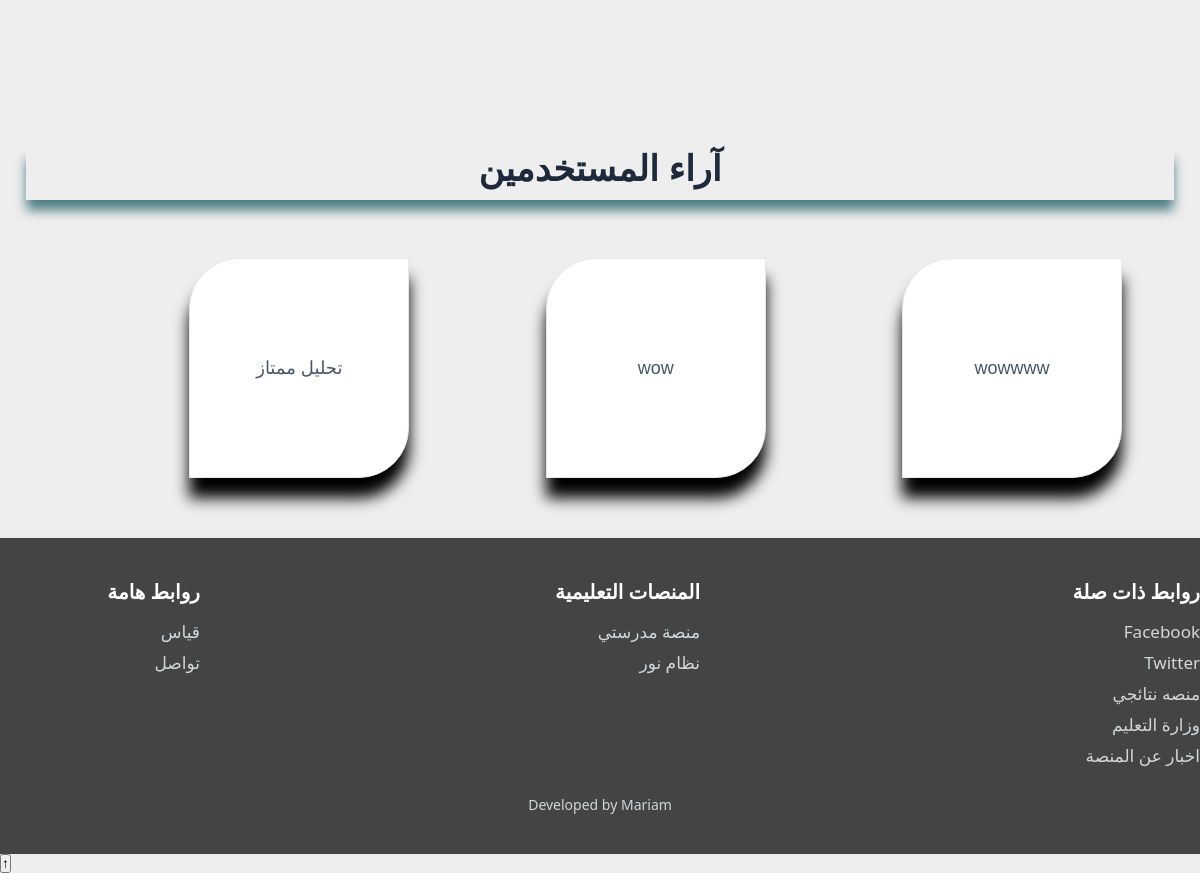
/ (lower part), run on an earlier commit of the app's database.
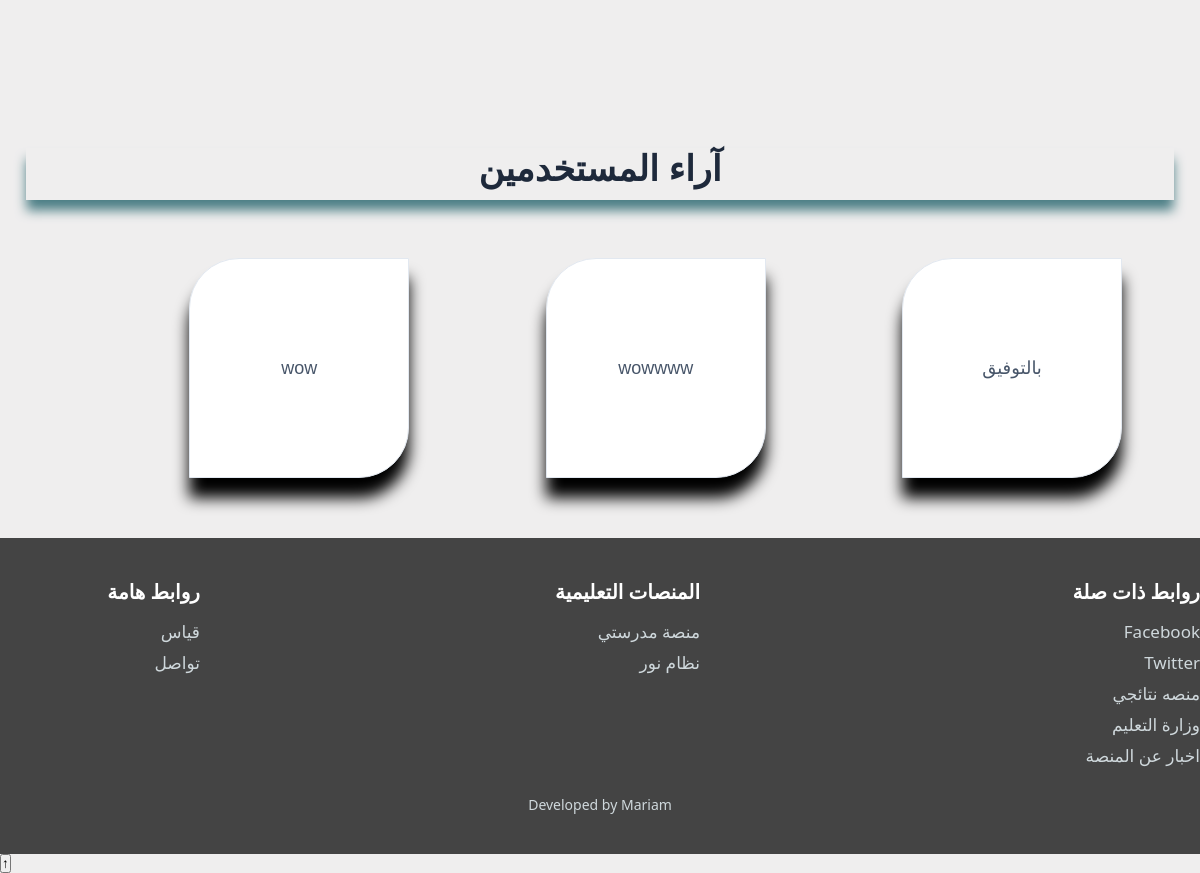
And on a later commit of the database.
### tables this page shows
CREATE TABLE student_feedback (
    id INTEGER PRIMARY KEY AUTOINCREMENT,
    feedback_text TEXT,
    date TEXT
);

### flask_projct.py (the view)
@app.route("/")
def home():
    conn = sqlite3.connect("dbm1.db")
    cursor = conn.cursor()
    cursor.execute( "SELECT  visits  FROM counter WHERE id= 1")
    visits = cursor.fetchone() [0]
    cursor.execute("""
        SELECT feedback_text
        FROM student_feedback
        ORDER BY date DESC
        LIMIT 3
    """)
    feedbacks = cursor.fetchall()
    conn.close()
    return render_template("Home.html" , visits = visits , feedbacks = feedbacks )

### templates/Home.html (shortened to what this page needs)
<!DOCTYPE html>
<html lang="en">
<head>
    <link rel="stylesheet" href="/static/projct2.css">
    <link rel="stylesheet" href="https://cdnjs.cloudflare.com/ajax/libs/font-awesome/7.0.1/css/all.min.css" />
</head>
<body>
</body>
<section id="About">
<div class="continer">
<div class="About1">
<div class="About2">
</div>
<div class="about-con">
</div>
</div>
</section>
<section id ="feedback">
<div class="continer">
<div class="feedback-title">
<h2>آراء المستخدمين</h2>
</div>
{% for feedback in feedbacks %}
    <div class="feedback-card">
        <p>{{ feedback[0] }}</p>
    </div>
{% endfor %}
</div>
</section>
 <footer id="contact">
  <div class="footer-inner">
    <div class="footer-col">
      <h4>روابط ذات صلة</h4>
      <ul>
        <li><a href="https://www.facebook.com/Banein" target="_blank">Facebook</a></li>
        <li><a href="https://x.com/moe_gov_sa" target="_blank">Twitter</a></li>
        <li><a href="https://nataeji.moe.gov.sa/" target="_blank">منصه نتائجي</a></li>
        <li><a href="https://www.moe.gov.sa/ar/Pages/default.aspx" target="_blank">وزارة التعليم</a></li>
        <li><a href="https://www.moe.gov.sa/ar/mediacenter/MOEnews/Pages/default.aspx" target="_blank">اخبار عن المنصة</a></li>
      </ul>
    </div>
    <div class="footer-col">
      <h4>المنصات التعليمية</h4>
      <ul>
        <li><a href="https://schools.madrasati.sa/" target="_blank">منصة مدرستي</a></li>
        <li><a href="https://noor.moe.gov.sa/Noor/EduWaveLanding/Home.aspx" target="_blank">نظام نور</a></li>
      </ul>
    </div>
    <div class="footer-col">
      <h4>روابط هامة</h4>
      <ul>
        <li><a href="https://e-services.etec.gov.sa/Qiyas.TRAS.Web.Internet/Account/Index"target="_blank" >قياس</a></li>
        <li><a href="https://moe.gov.sa/ar/aboutus/Portal/Application/Pages/tawasul.aspx" target="_blank">تواصل</a></li>
      </ul>
    </div>
  </div>
<div class="footer-bottom">
    <p>Developed by Mariam </p>
  </div>
</footer>
</body>
</html>

What changed in the data, as far as the page shows it:
no longer on this page (row unchanged): student_feedback: feedback_text "تحليل ممتاز"
added student_feedback: feedback_text "بالتوفيق"
